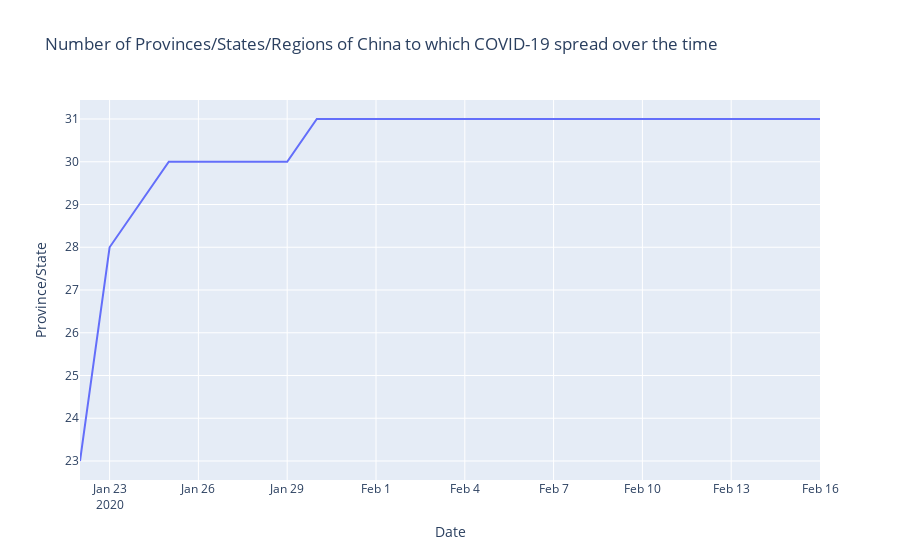
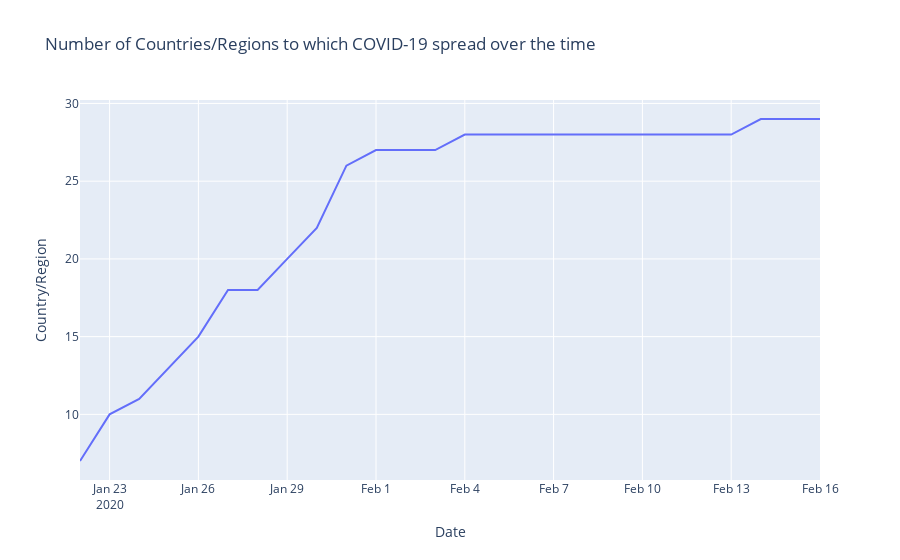

The notebook cell these images were saved under, in order:
### Code cell
c_spread = pd.DataFrame(china[china['Confirmed']!=0].groupby('Date')['Province/State'].unique().apply(len)).reset_index()
fig = px.line(c_spread, x='Date', y='Province/State', title='Number of Provinces/States/Regions of China to which COVID-19 spread over the time')
fig.show()

spread = pd.DataFrame(full_table[full_table['Confirmed']!=0].groupby('Date')['Country/Region'].unique().apply(len)).reset_index()
fig = px.line(spread, x='Date', y='Country/Region', title='Number of Countries/Regions to which COVID-19 spread over the time')
fig.show()

### Figure 1 — Plotly figure (JSON) as saved in the notebook; plotly's stock layout.template omitted (floating-point values rounded to 4 significant figures)
{"data": [{"hoverlabel": {"namelength": 0}, "hovertemplate": "Date=%{x}<br>Province/State=%{y}", "legendgroup": "", "line": {"color": "#636efa", "dash": "solid"}, "mode": "lines", "name": "", "showlegend": false, "type": "scatter", "x": ["2020-01-22T00:00:00", "2020-01-23T00:00:00", "2020-01-24T00:00:00", "2020-01-25T00:00:00", "2020-01-26T00:00:00", "2020-01-27T00:00:00", "2020-01-28T00:00:00", "2020-01-29T00:00:00", "2020-01-30T00:00:00", "2020-01-31T00:00:00", "2020-02-01T00:00:00", "2020-02-02T00:00:00", "2020-02-03T00:00:00", "2020-02-04T00:00:00", "2020-02-05T00:00:00", "2020-02-06T00:00:00", "2020-02-07T00:00:00", "2020-02-08T00:00:00", "2020-02-09T00:00:00", "2020-02-10T00:00:00", "2020-02-11T00:00:00", "2020-02-12T00:00:00", "2020-02-13T00:00:00", "2020-02-14T00:00:00", "2020-02-15T00:00:00", "2020-02-16T00:00:00"], "xaxis": "x", "y": [23, 28, 29, 30, 30, 30, 30, 30, 31, 31, 31, 31, 31, 31, 31, 31, 31, 31, 31, 31, 31, 31, 31, 31, 31, 31], "yaxis": "y"}], "layout": {"legend": {"tracegroupgap": 0}, "title": {"text": "Number of Provinces/States/Regions of China to which COVID-19 spread over the time"}, "xaxis": {"anchor": "y", "domain": [0, 1], "title": {"text": "Date"}}, "yaxis": {"anchor": "x", "domain": [0, 1], "title": {"text": "Province/State"}}}}

### Figure 2 — Plotly figure (JSON) as saved in the notebook; plotly's stock layout.template omitted (floating-point values rounded to 4 significant figures)
{"data": [{"hoverlabel": {"namelength": 0}, "hovertemplate": "Date=%{x}<br>Country/Region=%{y}", "legendgroup": "", "line": {"color": "#636efa", "dash": "solid"}, "mode": "lines", "name": "", "showlegend": false, "type": "scatter", "x": ["2020-01-22T00:00:00", "2020-01-23T00:00:00", "2020-01-24T00:00:00", "2020-01-25T00:00:00", "2020-01-26T00:00:00", "2020-01-27T00:00:00", "2020-01-28T00:00:00", "2020-01-29T00:00:00", "2020-01-30T00:00:00", "2020-01-31T00:00:00", "2020-02-01T00:00:00", "2020-02-02T00:00:00", "2020-02-03T00:00:00", "2020-02-04T00:00:00", "2020-02-05T00:00:00", "2020-02-06T00:00:00", "2020-02-07T00:00:00", "2020-02-08T00:00:00", "2020-02-09T00:00:00", "2020-02-10T00:00:00", "2020-02-11T00:00:00", "2020-02-12T00:00:00", "2020-02-13T00:00:00", "2020-02-14T00:00:00", "2020-02-15T00:00:00", "2020-02-16T00:00:00"], "xaxis": "x", "y": [7, 10, 11, 13, 15, 18, 18, 20, 22, 26, 27, 27, 27, 28, 28, 28, 28, 28, 28, 28, 28, 28, 28, 29, 29, 29], "yaxis": "y"}], "layout": {"legend": {"tracegroupgap": 0}, "title": {"text": "Number of Countries/Regions to which COVID-19 spread over the time"}, "xaxis": {"anchor": "y", "domain": [0, 1], "title": {"text": "Date"}}, "yaxis": {"anchor": "x", "domain": [0, 1], "title": {"text": "Country/Region"}}}}
